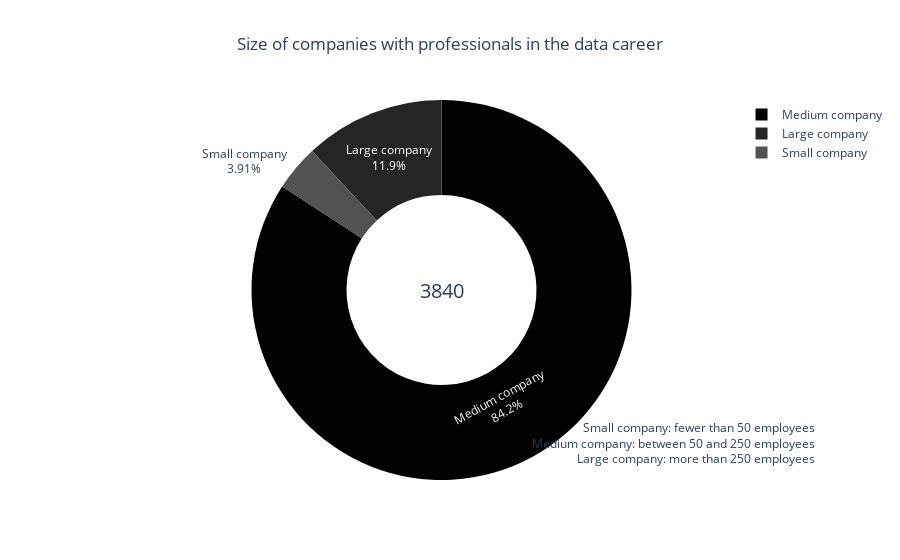

The notebook cell saved with this chart:
### Code cell
# Replace abbreviations with full names in a specific column of a pandas DataFrame
data = df["company_size"].replace(
    {"S": "Small company", "M": "Medium company", "L": "Large company"}
)

# Get the counts of unique values in the column
unique_values = data.value_counts()

# Extract the frequency of each value and its label
freq = unique_values.values
labels = unique_values.index.values

# Define a dictionary that maps continent abbreviations to full names
continentes = {
    "NA": "North America",
    "EU": "Europe",
    "AS": "Asia",
    "SA": "South America",
    "AF": "Africa",
    "OC": "Oceania",
}

# Calculate the total frequency across all values
total = sum(freq)

# Define an annotation to display the total frequency on the plot
annotation = dict(font=dict(size=20), showarrow=False, text=str(total), x=0.5, y=0.5)

# Create a pie chart using plotly
data = [
    go.Pie(
        labels=labels,
        values=freq,
        hole=0.5,
        marker=dict(colors=list(reversed(colors.sequential.Greys))),
        textinfo="percent+label",
        insidetextorientation="auto",
        hoverinfo="label+value",
    )
]

# Define the layout of the plot
layout = go.Layout(
    title={
        "text": "Size of companies with professionals in the data career",
        "x": 0.5,
    },
    annotations=[
        {
            "text": "Small company: fewer than 50 employees<br>"
            "Medium company: between 50 and 250 employees<br>"
            "Large company: more than 250 employees",
            "showarrow": False,
            "x": 1.15,
            "y": 0.03,
            "xref": "paper",
            "yref": "paper",
            "align": "right",
        },
        dict(font=dict(size=20), showarrow=False, text=str(total), x=0.5, y=0.5),
    ],
)

# Create the plot
fig = go.Figure(data=data, layout=layout)

# Show the plot
fig.show()

### Figure 1 — Plotly figure (JSON) as saved in the notebook; plotly's stock layout.template omitted (floating-point values rounded to 4 significant figures)
{"data": [{"hole": 0.5, "hoverinfo": "label+value", "insidetextorientation": "auto", "labels": ["Medium company", "Large company", "Small company"], "marker": {"colors": ["rgb(0,0,0)", "rgb(37,37,37)", "rgb(82,82,82)", "rgb(115,115,115)", "rgb(150,150,150)", "rgb(189,189,189)", "rgb(217,217,217)", "rgb(240,240,240)", "rgb(255,255,255)"]}, "textinfo": "percent+label", "type": "pie", "values": [3232, 458, 150]}], "layout": {"annotations": [{"align": "right", "showarrow": false, "text": "Small company: fewer than 50 employees<br>Medium company: between 50 and 250 employees<br>Large company: more than 250 employees", "x": 1.15, "xref": "paper", "y": 0.03, "yref": "paper"}, {"font": {"size": 20}, "showarrow": false, "text": "3840", "x": 0.5, "y": 0.5}], "title": {"text": "Size of companies with professionals in the data career", "x": 0.5}}}
